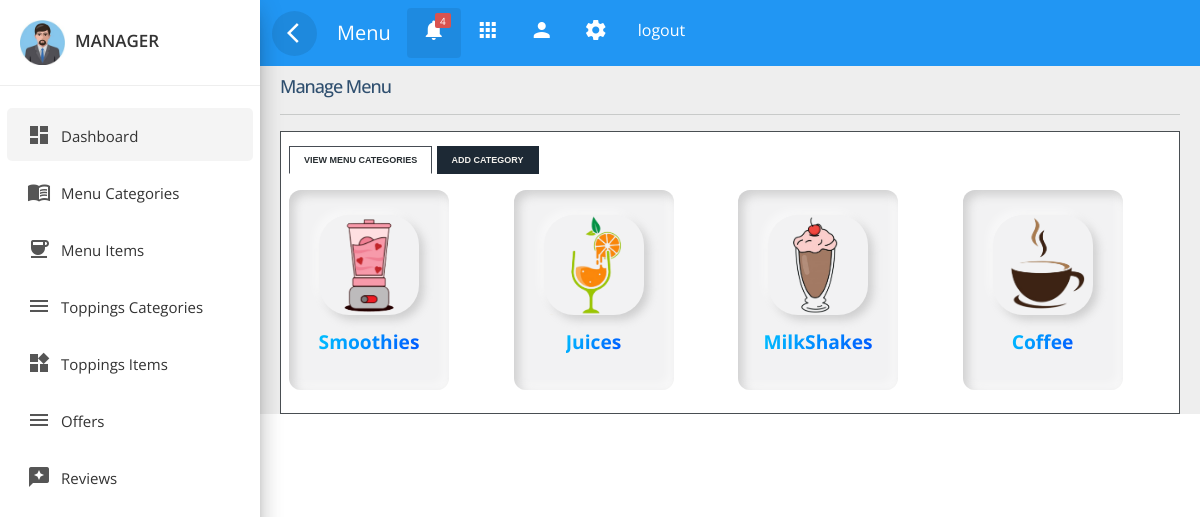
/admin_panel/manager/manager_menu.php (signed in), run on the app's committed database.
### tables this page shows
CREATE TABLE `menu` (
  `menu_id` int(11) NOT NULL,
  `menu_name` varchar(30) NOT NULL,
  `menu_logo` varchar(100) NOT NULL
);

### admin_panel/manager/manager_menu.php (the view, shortened to what this page needs)
<!doctype html>
<html lang="en">
<head>
	<link rel="stylesheet" href="../../plugins/bootstrap-5.1.3/css/bootstrap.min.css">
    <link rel="stylesheet" href="../css/custom.css">
	<link rel="stylesheet" href="../css/sidebar.css">
	<link rel="stylesheet" href="../css/top_navbar.css">
	<link rel="stylesheet" href="../css/tabbed_box.css">
</head>
<body>
<?php
include_once('../../includes/db_connect.php');
?>
<div class="wrapper">
        <?php
		include('../includes/manager_sidebar.php'); ?>
        <div id="content">
        <?php
			include('../includes/top_navbar.php'); ?>
			<div class="main-content">
				<div id="tabbed_box" class="tabbed_box">
					<h4>Manage Menu</h4>
					<hr />
					<div class="tabbed_area">
						<ul class="tabs">
							<li><a href="javascript:tabSwitch('tab_1', 'content_1');" id="tab_1" class="active">View Menu Categories</a></li>
							<li><a href="javascript:tabSwitch('tab_2', 'content_2');" id="tab_2">Add Category</a></li>
						</ul>
						<div id="content_1" class="content">
							<div class="row ">
								<div class="col-lg-12 col-md-12">
									<div class="card">
										<div class="card-content menu">
                                        <?php
                                        $query = "SELECT * FROM menu";
                                        $result = mysqli_query($conn,$query);
                                        while($row = mysqli_fetch_assoc($result)){ ?>
												<div class="menu_card">
                                                    <div class="img">
                                                        <img class="menu_logo" id="image_<?php echo $row['menu_id'] ?>" src="../../images/menu/<?php echo $row['menu_logo'] ?>" />
                                                    </div>
                                                    <div class="info">
                                                        <span class="menu_name" id="name_<?php echo $row['menu_id'] ?>"><?php echo $row['menu_name'] ?></span>
                                                    </div>
                                                    <div class="info-btns">
                                                        <button class="update_menu" id="<?php echo $row['menu_id'] ?>">
                                                        </button>
                                                        <button class="delete_menu" id="<?php echo $row['menu_id'] ?>">
                                                        </button>
                                                    </div>
                                                </div>
                                        <?php } ?>
										</div>
									</div>
								</div>
							</div>
						</div>
					</div>
				</div>
			</div>
		</div>
</div>
</body>
</html>

### admin_panel/css/custom.css (style rules this page uses)
:root { --green: #27ae60; --light-green: rgb(106, 230, 106); --black: #192a56; --orange: #ffb674; --dark-orange: #fc8d67; --light-orange: #fec5b1; --green2: #369583; --purple: #8c74ff; --blue: #74bdff; --light-blue: #74e7ff; --light-pink: #ffb3e4; --brown: #564519; --pink: #ff7497; --light-color: #666; --box-shadow: 0 0.5rem 1.5rem rgba(0, 0, 0, 0.1); }
body, html { font-family: 'Roboto', sans-serif; color: #555e58; font-weight: 400; margin:0px; padding:0px; }
button { border:none; outline:none; background-color:transparent; }
a { color: #333; font-weight: 400; }
button { cursor:pointer; }
ul, ol { padding: 0; margin:0px; list-style: none; }
a, a:hover, a:focus { color: #333; text-decoration: none; transition: all 0.3s; }
.wrapper { position: relative; width:100%; overflow:auto; }
.menu_card { width: 10em; height: 200px; display: flex; flex-direction: column; align-items: center; background: #f2f2f3; border-radius: 12px; box-shadow: inset 5px 5px 10px #a9a9aa77, inset -5px -5px 10px #ffffff7e; }
.menu_card .img { height: 100px; margin-top: 1.6em; aspect-ratio: 1; border-radius: 30%; background: #f2f2f3; margin-bottom: 0.4em; box-shadow: -5px -5px 8px #ffffff7a, 5px 5px 8px #a9a9aa7a; }
.menu_card .img img { width:100%; height:100%; }
.menu_card .info { text-align: center; margin-top: 0.4em; background: linear-gradient(120deg, rgba(0,194,255,1) 0%, rgba(0,86,255,1) 100%); background-clip: border-box; -webkit-background-clip: text; -webkit-text-fill-color: transparent; }
.menu_card .info > span { font-weight: bold; font-size: 1.2em; }
.menu { display: grid; grid-template-columns: repeat(auto-fit, minmax(10rem, 1fr)); gap: 1rem; }
@media only screen and (min-width:992px) { #content { width: calc(100% - 260px); position: relative; float: right; transition: all 0.3s; background-color: #EEEEEE; } }

### admin_panel/css/top_navbar.css (style rules this page uses)
#content { position: relative; transition: all 0.3s; background-color: #EEEEEE; }
.main-content { padding:10px 20px 0px 20px; position: relative; width: 100%; }

### admin_panel/css/tabbed_box.css (style rules this page uses)
html * { font-family: "Open Sans", sans-serif; }
.card { margin: 10px 0; }
.card { border-radius: 0px!important; }
.card { display: inline-block; position: relative; border:none!important; width: 100%; margin:15px 0; border-radius: 6px; color: rgba(0,0,0, 0.87); background: #fff; }
#tabbed_box { margin: 0px auto 0px 0px; }
.tabbed_box h4 { font-size: 18px; color: #2f4f6f; letter-spacing: -1px; margin-bottom: 10px; }
.tabbed_area { border: 1px solid #494e52; background-color: #fff; padding: 8px; }
ul.tabs { margin: 0px; padding: 0px; margin-top: 5px; margin-bottom: 6px; }
ul.tabs li { list-style: none; display: inline; }
ul.tabs li a { background-color: #1d2935; color: #f1efeb; padding: 8px 14px 8px 14px; text-decoration: none; font-size: 9px; font-family: Verdana, Arial, Helvetica, sans-serif; font-weight: bold; text-transform: uppercase; border: 1px solid #1d2935; }
ul.tabs li a.active { background-color: #ffffff; color: #282e32; border: 1px solid #464c54; border-bottom: 1px solid #ffffff; }
.content { background-color: #ffffff; }

### data on the page
menu: menu_logo (picture), menu_name "Smoothies"
menu: menu_logo (picture), menu_name "Juices"
menu: menu_logo (picture), menu_name "MilkShakes"
menu: menu_logo (picture), menu_name "Coffee"

### other printed values
$_SESSION['manager_username'] "MANAGER"
$section "Menu"
